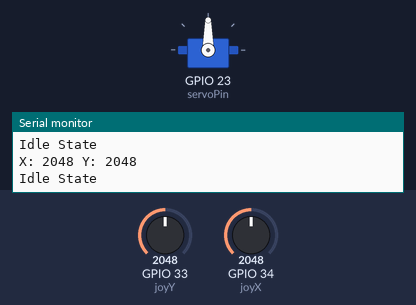
Recording of a sketch running on a simulated ESP32. On the bench: servo, the last lines printed to the serial monitor. Inputs (shaded band) come from the test bench; at power-on: GPIO 33 (joyY) = 2048, GPIO 34 (joyX) = 2048.

Above: at 1.2 s.
1.3 s: GPIO 33 (joyY) set to 104
2.8 s: GPIO 33 (joyY) set to 95
At 2.96 s:
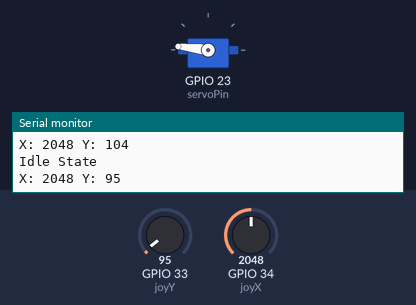
5.8 s: GPIO 34 (joyX) set to 1933
At 6.8 s:
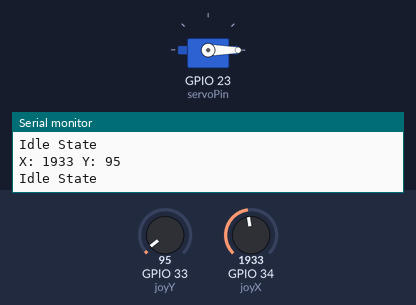
7.9 s: GPIO 34 (joyX) set to 2040
10.9 s: GPIO 34 (joyX) set to 1960
At 11.08 s:
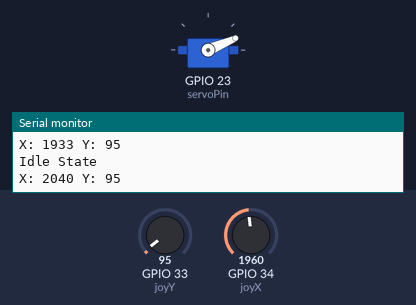
Timing chart, 0 to 13.4 s (numbered marks = the images above; inputs shaded):
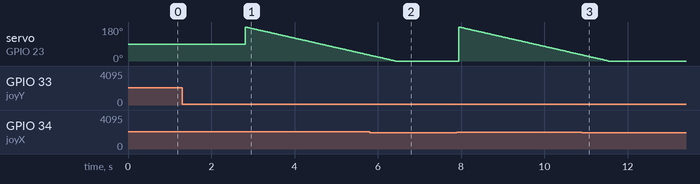

The sketch:

exp1c.ino
```cpp
#define joyX 34
#define joyY 33
#include <ESP32Servo.h>

static const int servoPin = 23;
Servo servo1;
int pos = 0;
int xValue, yValue;

void setup() {
  Serial.begin(115200);
  Serial.println("Joy Stick in IDLE State");
  servo1.attach(servoPin);
}

void loop() {
  xValue = analogRead(joyX);
  yValue = analogRead(joyY);
  Serial.print("X: ");
  Serial.print(xValue);
  Serial.print(" Y: ");
  Serial.println(yValue);

  if (yValue < 100 && xValue > 2000 && xValue < 3000) {
    for (pos = 180; pos >= 0; pos -= 1) {
      servo1.write(pos);
      delay(20);
    }
    Serial.println("Right!!!");
  } else if (xValue < 100 && yValue > 2000 && yValue < 3000) {
    Serial.println("Up!!!");
  } else if (xValue > 4000 && yValue < 100) {
    for (pos = 0; pos <= 180; pos += 1) {
      servo1.write(pos);
      delay(20);
    }
    Serial.println("Left!!!");
  } else if (xValue > 4000 && yValue > 4000) {
    Serial.println("Down!!!!");
  } else {
    Serial.println("Idle State");
  }

  delay(100);
}
```

Measured:
- the behaviour switches between 100 and 99 on GPIO 33 (joyY) (found by bisection; images 0 and 1)
- the behaviour switches between 2001 and 2000 on GPIO 34 (joyX) (found by bisection; images 1 and 2)
- after the input at 5.8 s, servo on GPIO 23 (servoPin): goes on until 6.4 s, then stays 0°
- after the input at 10.9 s, servo on GPIO 23 (servoPin): goes on until 11.5 s, then stays 0°
